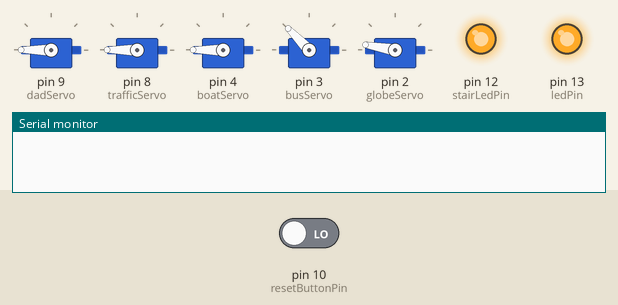
This sketch was run on a simulated Arduino Uno, built with avr-gcc and run on an emulated ATmega328P. Parts: 5 × servo, output pins drawn as LEDs (lit = HIGH), the last lines printed to the serial monitor. The inputs (shaded band) are chosen by the test bench; at power-on: pin 10 (resetButtonPin) LOW.

Above: at 10.7 s.
10.8 s: pin 10 (resetButtonPin) driven HIGH
At 15.0 s:
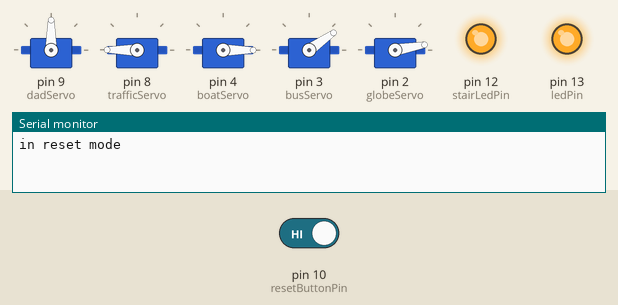
16.2 s: pin 10 (resetButtonPin) driven LOW
At 17.3 s:
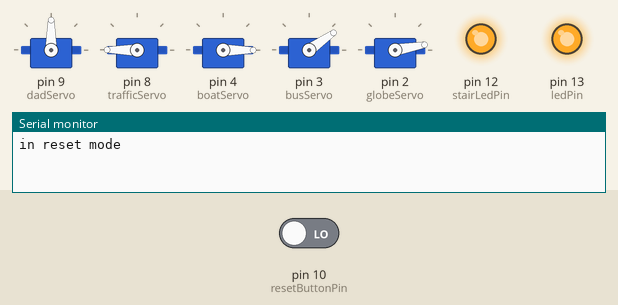
21.6 s: pin 10 (resetButtonPin) driven HIGH
At 24.2 s:
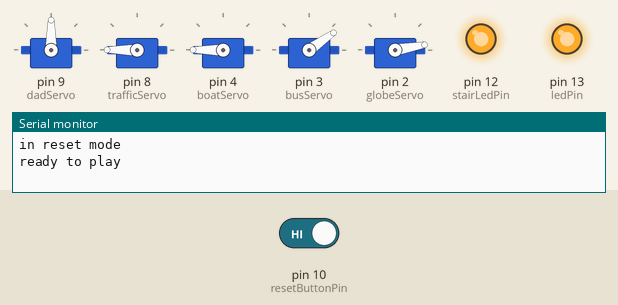
Timing chart, 0 to 34.3 s (numbered marks = the images above; inputs shaded):
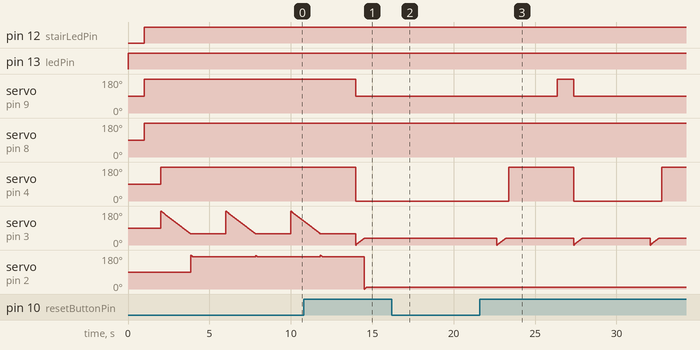

The sketch:

interactions.ino
```cpp
#include <Servo.h>
Servo dadServo;
Servo trafficServo;
Servo boatServo;
Servo busServo;
Servo globeServo;

const int ledPin = 13;
const int stairLedPin = 12;
const int resetButtonPin = 10;
bool isReset;
int pos = 0;
int globePos = 0;


void setup() {
  Serial.begin(9600);
  dadServo.attach(9);
  trafficServo.attach(8);
  boatServo.attach(4);
  busServo.attach(3);
  globeServo.attach(2);
  pinMode(ledPin, OUTPUT);
  pinMode(stairLedPin, OUTPUT);
  pinMode(resetButtonPin, INPUT);
  isReset = false;
}

void loop() {
  face();
  trafficCircle();
  if (!isReset) {
    dad();
  }
  stairs();
  reset();
  boat();
  bus();
  globe();
}

void face() {
  digitalWrite(ledPin, HIGH);  // turn the LED on (HIGH is the voltage level)
  delay(1000);
}

void stairs() {
  digitalWrite(stairLedPin, HIGH);  // turn the LED on (HIGH is the voltage level)
  delay(1000);
}

void dad() {

  if (!isReset) {
    dadServo.write(180);
  }
}

void trafficCircle() {

  trafficServo.write(360);
}

void boat() {
  if (!isReset) {
    boatServo.write(180);
  }
}

void bus() {
  for (pos = 180; pos >= 60; pos -= 1) {
    busServo.write(pos);
    delay(15);
    if (pos == 150) {
      //busServo.detach();
    }
  }
}

void globe() {

   for (globePos = 180; globePos >= 170; globePos -= 1) {
    globeServo.write(globePos);
    delay(15);
    if (pos == 170) {
      globeServo.detach();
    }
   }
}

void reset() {
  if (digitalRead(resetButtonPin) == HIGH) {
    isReset = !isReset;
    dadServo.write(90);
    boatServo.write(0);
    busServo.attach(3);
  for (pos = 0; pos <= 35; pos += 1) {
    busServo.write(pos);
    delay(15);
    if (pos == 35) {
      busServo.detach();
    }
  }
  for (globePos = 0; globePos <= 10; globePos += 1) {
    globeServo.write(globePos);
    delay(15);
    if (globePos == 10) {
      globeServo.detach();
    }
  }
    if (isReset) {
      Serial.println("in reset mode");
    } else {
      Serial.println("ready to play");
    }
  }
}
```

Measured:
- after the input at 10.8 s, servo on pin 9 (dadServo): 180° → 90° after 3.2 s; servo on pin 4 (boatServo): 180° → 0° after 3.2 s
- after the input at 16.2 s, servo on pin 4 (boatServo): stays 0° (without the input it goes to 180° after 3.2 s); servo on pin 3 (busServo): stops changing and stays 35°
- after the input at 21.6 s, servo on pin 9 (dadServo): 90° → 180° after 4.8 s, → 90° 1.0 s later; servo on pin 4 (boatServo): 0° → 180° after 1.8 s, → 0° 4.0 s later, → 180° 5.4 s later
- by itself, servo on pin 3 (busServo): ramps from 180° to 60° and jumps back, once every 4.0 s
- by itself, servo on pin 2 (globeServo): ramps from 179° to 170° and jumps back, once every 4.0 s
